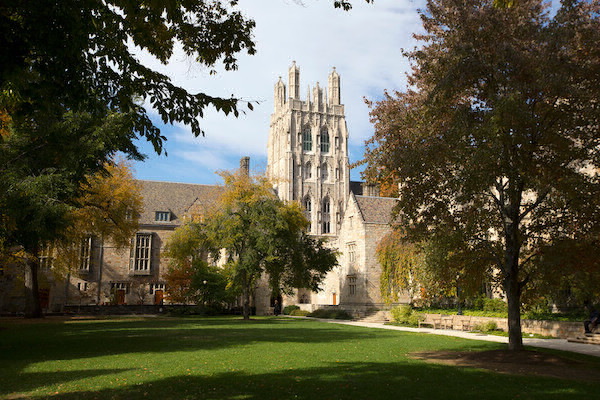
#> input picture filters/blur/courtyard.bmp, 600 x 400 px
$ python blur.py
#> lines starting #> are read from the running program, lines starting #| are printed output that depends on the picture
from PIL import Image, ImageFilter

before = Image.open("courtyard.bmp")
#> before is the input picture: PIL image 600x400 RGB; mean R, G, B 90.2, 87.5, 65.8
after = before.filter(ImageFilter.BoxBlur(100))
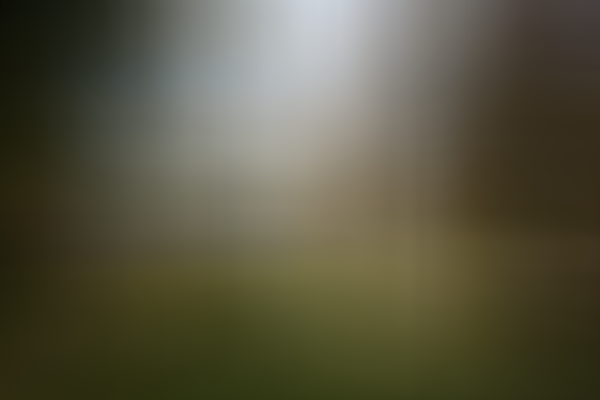
#> after: PIL image 600x400 RGB; mean R, G, B 88.5, 85.6, 65.2
after.save("out-100.bmp")
